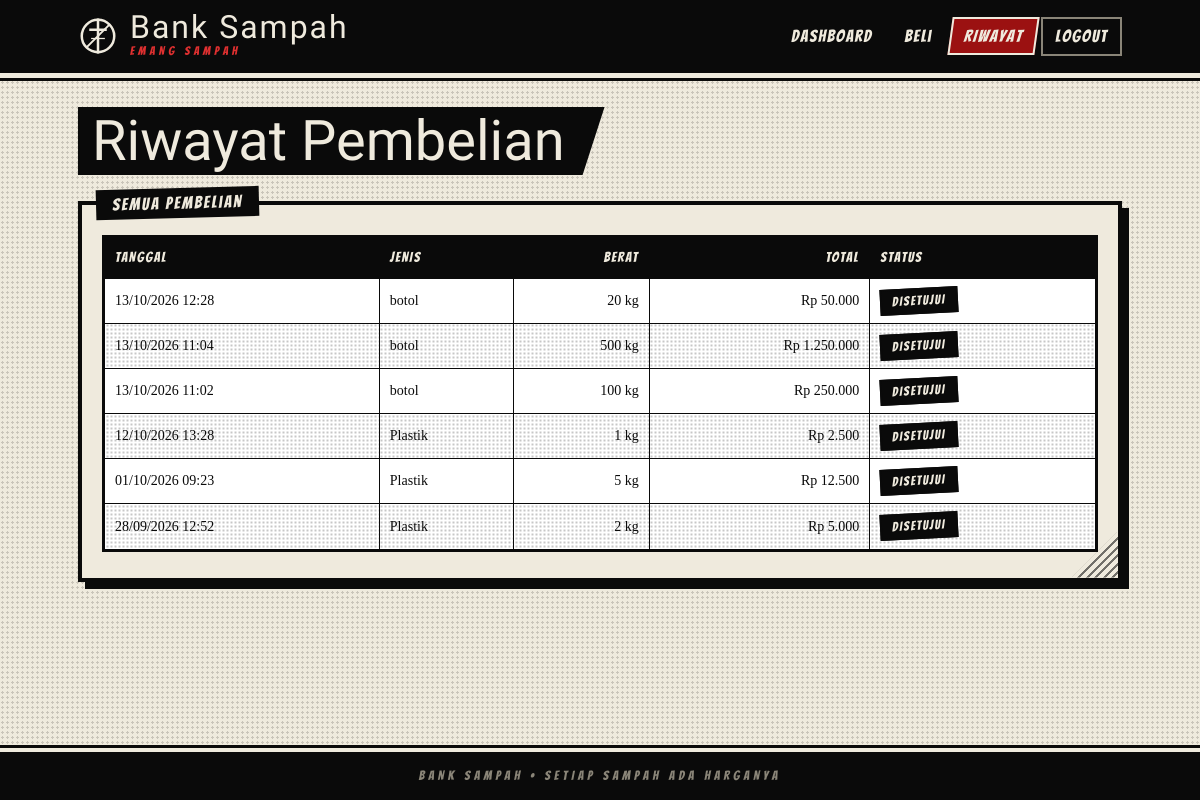
Page /pengepul/riwayat.php (signed in) on the committed database.
### tables this page shows
CREATE TABLE `pembelian` (
  `id_beli` int(11) NOT NULL,
  `id_pengepul` int(11) NOT NULL,
  `id_sampah` int(11) NOT NULL,
  `berat_kg` decimal(8,2) NOT NULL,
  `total_rp` decimal(12,2) NOT NULL,
  `status` enum('pending','disetujui','ditolak') DEFAULT 'pending',
  `tanggal` datetime DEFAULT current_timestamp(),
  `tanggal_proses` datetime DEFAULT NULL
);

CREATE TABLE `sampah` (
  `id_sampah` int(11) NOT NULL,
  `jenis` varchar(100) NOT NULL,
  `harga_setor_per_kg` decimal(10,2) NOT NULL,
  `harga_jual_per_kg` decimal(10,2) NOT NULL,
  `stok_kg` decimal(10,2) DEFAULT 0.00
);

### pengepul/riwayat.php (the view, shortened to what this page needs)
<?php
require_once "../config/layout.php";
$id = (int)$_SESSION['user']['id_user'];
$stmt = mysqli_prepare($koneksi, "
    SELECT p.*, sm.jenis FROM pembelian p
    JOIN sampah sm ON p.id_sampah = sm.id_sampah
    WHERE p.id_pengepul = ? ORDER BY p.tanggal DESC");
mysqli_stmt_bind_param($stmt, "i", $id);
mysqli_stmt_execute($stmt);
$hasil = mysqli_stmt_get_result($stmt);
layout_awal('Riwayat Pembelian');
?>
<section class="panel">
    <h3>Semua Pembelian</h3>
    <div class="tabel-wrap">
    <table>
        <thead><tr><th>Tanggal</th><th>Jenis</th><th class="angka">Berat</th><th class="angka">Total</th><th>Status</th></tr></thead>
        <tbody>
        <?php $ada = false; while ($r = mysqli_fetch_assoc($hasil)) { $ada = true; ?>
        <tr>
            <td><?= tgl($r['tanggal']) ?></td>
            <td><?= h($r['jenis']) ?></td>
            <td class="angka"><?= kg($r['berat_kg']) ?></td>
            <td class="angka"><?= rp($r['total_rp']) ?></td>
            <td><?= badge($r['status']) ?></td>
        </tr>
        <?php } if (!$ada) echo '<tr><td colspan="5" class="kosong">Belum ada pembelian.</td></tr>'; ?>
        </tbody>
    </table>
    </div>
</section>
<?php layout_akhir(); ?>

### config/layout.php (shortened to what this page needs)
<?php
function h($s)   { return htmlspecialchars((string)($s ?? ''), ENT_QUOTES, 'UTF-8'); }
function rp($n)  { return 'Rp ' . number_format((float)$n, 0, ',', '.'); }
function kg($n)  { return rtrim(rtrim(number_format((float)$n, 2, ',', '.'), '0'), ',') . ' kg'; }
function tgl($t) { return $t ? date('d/m/Y H:i', strtotime($t)) : '-'; }
function badge($s) {
    $s = in_array($s, ['pending', 'disetujui', 'ditolak'], true) ? $s : 'pending';
    return '<span class="badge ' . $s . '">' . $s . '</span>';
}
function menu_role($role) {
    $m = [
        'admin' => [
            ['Dashboard', 'admin/dashboard.php'], ['Setoran', 'admin/setoran.php'],
            ['Pembelian', 'admin/pembelian.php'], ['Penarikan', 'admin/tarik.php'],
            ['Top Up', 'admin/topup_pengepul.php'],
            ['Sampah', 'admin/sampah.php'], ['Transaksi', 'admin/transaksi.php'],
            ['Grafik', 'admin/grafik.php'], ['Users', 'admin/users.php'],
        ],
        'nasabah' => [
            ['Dashboard', 'nasabah/dashboard.php'], ['Setor', 'nasabah/setor.php'],
            ['Tarik', 'nasabah/tarik.php'], ['Riwayat', 'nasabah/riwayat.php'],
        ],
        'pengepul' => [
            ['Dashboard', 'pengepul/dashboard.php'], ['Beli', 'pengepul/beli.php'],
            ['Riwayat', 'pengepul/riwayat.php'],
        ],
    ];
    return $m[$role] ?? [];
}
function sigil($kelas = '') {
    return '<svg class="' . $kelas . '" viewBox="0 0 64 64" fill="none" stroke="currentColor" stroke-width="4" stroke-linecap="square">'
         . '<circle cx="32" cy="32" r="26"/><path d="M32 6V58"/><path d="M20 22H44"/>'
         . '<path d="M14 50L50 14" stroke-width="3"/><path d="M22 36H42" stroke-width="2"/></svg>';
}
function layout_awal($judul, $login = false) {
    $user = $_SESSION['user'] ?? null;
    ?>
<!DOCTYPE html>
<html lang="id">
<head>
<link rel="stylesheet" href="<?= BASE_URL ?>/assets/style.css">
</head>
<body class="<?= $login ? 'login' : '' ?>">
<header class="topbar">
    <div class="topbar-in">
        <a class="brand" href="<?= BASE_URL ?>/<?= h($user['role'] ?? 'login') ?>/dashboard.php">
            <?= sigil() ?>
            <span><b>Bank Sampah</b><small>EMANG SAMPAH</small></span>
        </a>
        <?php if ($user) { ?>
        <nav class="nav">
            <?php
            $cur = $_SERVER['SCRIPT_NAME'];
            foreach (menu_role($user['role']) as [$nama, $path]) {
                $aktif = dirname($cur) === dirname(BASE_URL . '/' . $path)
                      && explode('_', basename($cur, '.php'))[0] === explode('_', basename($path, '.php'))[0];
                echo '<a href="' . BASE_URL . '/' . $path . '"' . ($aktif ? ' class="aktif"' : '') . '>' . $nama . '</a>';
            }
            ?>
            <a class="keluar" href="<?= BASE_URL ?>/logout.php">Logout</a>
        </nav>
        <?php } ?>
    </div>
</header>
<main class="wrap">
<h2 class="judul"><?= h($judul) ?></h2>
<?php
}
function layout_akhir($login = false) {
    ?>
</main>
<footer class="foot">BANK SAMPAH &bull; SETIAP SAMPAH ADA HARGANYA</footer>
</body>
</html>
<?php
}

### assets/style.css (style rules this page uses)
:root { --ink:#0a0a0a; --paper:#efeadd; --paper-2:#dcd5c4; --grey:#8a8578; --blood:#9b1111; --blood-dark:#4d0707; --blood-lt:#e03030; --f-judul:'Pirata One','UnifrakturCook',Georgia,serif; --f-sfx:'Bangers',Impact,'Arial Narrow',sans-serif; --f-teks:'Libre Baskerville',Georgia,'Times New Roman',serif; }
* { box-sizing:border-box }
html { background:var(--ink) }
body { margin:0; min-height:100vh; font-family:var(--f-teks); font-size:15px; line-height:1.55; color:var(--ink); background-color:var(--paper); background-image:radial-gradient(rgba(0,0,0,.16) 1px,transparent 1.3px); background-size:5px 5px; display:flex; flex-direction:column; }
a { color:var(--ink) }
.topbar { background:var(--ink);color:var(--paper);box-shadow:0 5px 0 var(--paper),0 8px 0 var(--ink) }
.topbar-in { max-width:1080px;margin:0 auto;padding:12px 18px;display:flex;align-items:center;gap:18px;flex-wrap:wrap }
.brand { display:flex;align-items:center;gap:12px;color:var(--paper);text-decoration:none }
.brand svg { width:40px;height:40px;flex:none }
.brand b { display:block;font-family:var(--f-judul);font-weight:400;font-size:32px;letter-spacing:2px;line-height:.95 }
.brand small { display:block;font-family:var(--f-sfx);font-size:12px;letter-spacing:4px;color:var(--blood-lt) }
.nav { display:flex;flex-wrap:wrap;gap:4px;margin-left:auto }
.nav a { font-family:var(--f-sfx);font-size:17px;letter-spacing:1.5px;color:var(--paper);text-decoration:none; padding:4px 12px;border:2px solid transparent }
.nav a.aktif { background:var(--blood);border-color:var(--paper);transform:skewX(-8deg) }
.nav a.keluar { border-color:var(--grey) }
.wrap { width:100%;max-width:1080px;margin:0 auto;padding:34px 18px 60px;flex:1 }
.judul { font-family:var(--f-judul);font-weight:400;font-size:clamp(34px,6vw,56px);line-height:1; display:inline-block;margin:0 0 26px;padding:6px 40px 6px 14px;background:var(--ink);color:var(--paper); clip-path:polygon(0 0,100% 0,calc(100% - 22px) 100%,0 100%); }
.panel { position:relative;isolation:isolate;background:var(--paper);border:4px solid var(--ink); box-shadow:7px 7px 0 var(--ink);padding:30px 20px 20px;margin:0 0 38px; }
.panel::after { content:"";position:absolute;right:0;bottom:0;width:46px;height:46px;z-index:-1;opacity:.55; background:repeating-linear-gradient(135deg,var(--ink) 0 2px,transparent 2px 6px); clip-path:polygon(100% 0,100% 100%,0 100%) }
.panel>h3:first-child { position:absolute;top:-17px;left:14px;margin:0;background:var(--ink);color:var(--paper); font-family:var(--f-sfx);font-weight:400;font-size:17px;letter-spacing:2px;padding:2px 16px;transform:rotate(-1.5deg); }
.tabel-wrap { overflow-x:auto;margin:0 0 6px }
table { width:100%;border-collapse:collapse;border:3px solid var(--ink);background:#fff;font-size:14px }
th { background:var(--ink);color:var(--paper);font-family:var(--f-sfx);font-weight:400;letter-spacing:1.5px; text-transform:uppercase;font-size:14px;padding:9px 10px;text-align:left;border:1px solid var(--ink);white-space:nowrap }
td { padding:9px 10px;border:1px solid var(--ink);vertical-align:middle }
tbody tr:nth-child(even) td { background-image:radial-gradient(rgba(0,0,0,.22) 1px,transparent 1.2px);background-size:4px 4px }
td.angka,th.angka { text-align:right;white-space:nowrap }
.badge { display:inline-block;font-family:var(--f-sfx);letter-spacing:1.5px;text-transform:uppercase;font-size:13px; padding:1px 10px;border:2px solid var(--ink);transform:rotate(-3deg);background:#fff }
.badge.disetujui { background:var(--ink);color:var(--paper) }
.foot { background:var(--ink);color:var(--grey);text-align:center;font-family:var(--f-sfx);letter-spacing:4px;font-size:13px; padding:14px;box-shadow:0 -4px 0 var(--paper),0 -7px 0 var(--ink) }

### rows in the picture
pembelian: tanggal "13/10/2026 12:28", id_sampah.jenis "botol", berat_kg "20 kg", total_rp "Rp 50.000", status "DISETUJUI"
pembelian: tanggal "13/10/2026 11:04", id_sampah.jenis "botol", berat_kg "500 kg", total_rp "Rp 1.250.000", status "DISETUJUI"
pembelian: tanggal "13/10/2026 11:02", id_sampah.jenis "botol", berat_kg "100 kg", total_rp "Rp 250.000", status "DISETUJUI"
pembelian: tanggal "12/10/2026 13:28", id_sampah.jenis "Plastik", berat_kg "1 kg", total_rp "Rp 2.500", status "DISETUJUI"
pembelian: tanggal "01/10/2026 09:23", id_sampah.jenis "Plastik", berat_kg "5 kg", total_rp "Rp 12.500", status "DISETUJUI"
pembelian: tanggal "28/09/2026 12:52", id_sampah.jenis "Plastik", berat_kg "2 kg", total_rp "Rp 5.000", status "DISETUJUI"

### other values in the picture
$nama "Dashboard"
$nama "Beli"
$nama "Riwayat"
$judul "Riwayat Pembelian"
